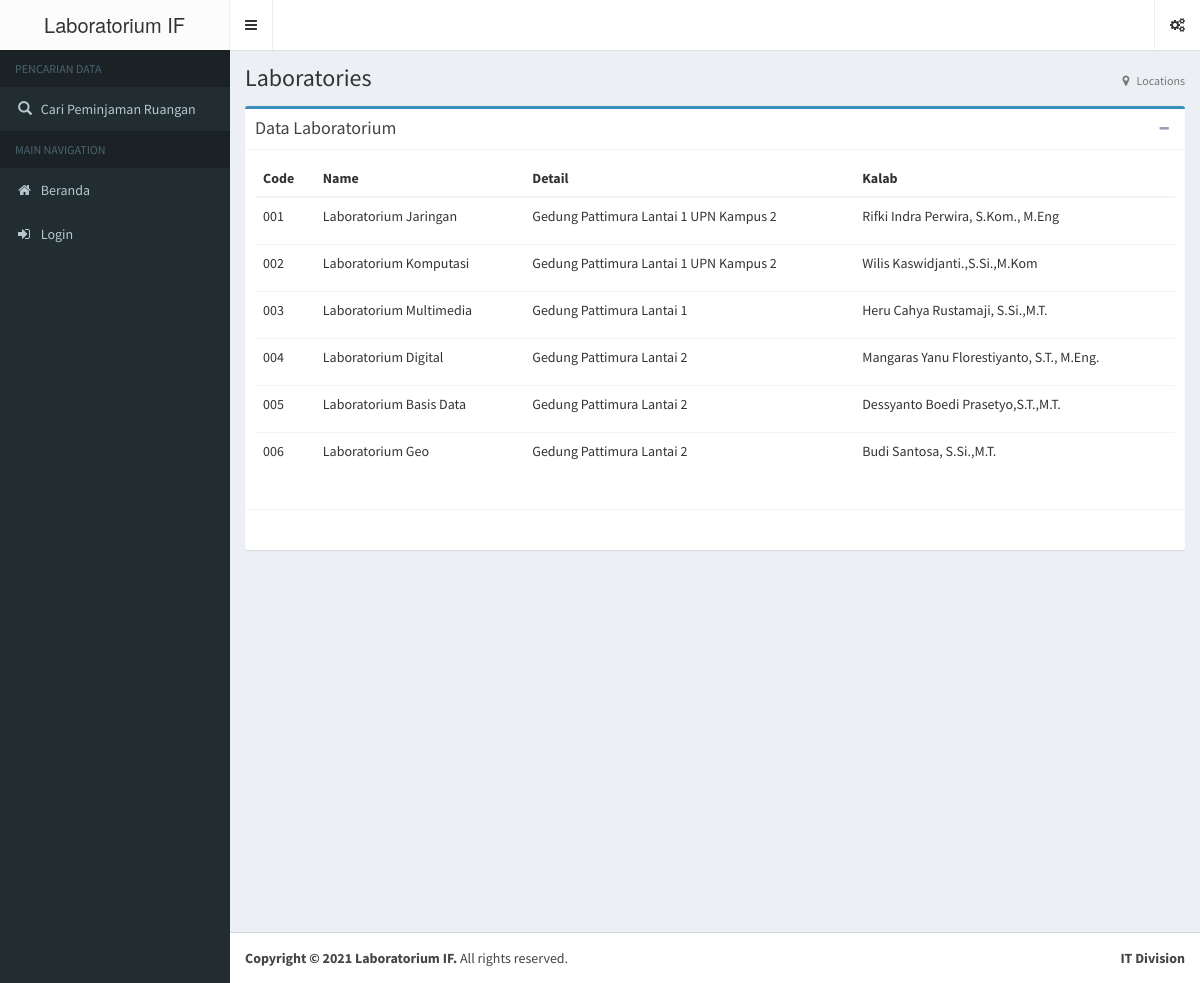
/locations, run on the app's committed database.
### tables this page shows
CREATE TABLE `inv_locations` (
  `id` int(12) UNSIGNED NOT NULL,
  `code` varchar(255) NOT NULL,
  `name` varchar(255) NOT NULL,
  `detail` text,
  `kalab` varchar(255) NOT NULL,
  `photo` text,
  `thumbnail` text,
  `deleted` tinyint(1) NOT NULL DEFAULT '0',
  `created_by` varchar(255) NOT NULL,
  `created_on` datetime NOT NULL,
  `updated_by` varchar(255) NOT NULL,
  `updated_on` datetime NOT NULL
);

### application/controllers/Locations.php (called while the page is built, shortened)
<?php
class Locations extends CI_Controller {
	public function __construct()
	{
		$this->load->model(
			array(
				'profile_model',
				'locations_model',
			)
		);
	}
	public function index($page="")
	{
		if (!$this->ion_auth->logged_in()){
			$this->data['data_list'] = $this->locations_model->get_locations();
			$config['base_url']         = base_url('locations/index');
			$config['use_page_numbers'] = TRUE;
			$config['total_rows']       = count($this->data['data_list']->result());
			$config['per_page']         = 15;
			$this->pagination->initialize($config);
			if ($page=="") { $page = 1; }
			$this->data['data_list'] = $this->locations_model->get_locations("",
				$config['per_page'],
				( $page - 1 ) * $config['per_page']
			);
			$this->data['pagination'] = $this->pagination->create_links();
			$this->data['message']   = (validation_errors()) ? validation_errors() :
			$this->session->flashdata('message');
			$this->load->view('partials/_alte_header', $this->data);
			$this->load->view('partials/_alte_menu');
			$this->load->view('inv_location/index2');
			$this->load->view('partials/_alte_footer');
			$this->load->view('inv_location/js');
			$this->load->view('js_script');
		}
	}
}

### index.php (called while the page is built, shortened)
<?php
require_once BASEPATH.'core/CodeIgniter.php';

### application/models/Locations_model.php (called while the page is built, shortened)
<?php
class Locations_model extends CI_Model
{
	function __construct()
	{
		$this->locations_table = 'inv_locations';
		$this->users_table     = 'users';
	}
	public function get_locations($id='',$limit='', $start='', $order_method='asc')
	{
		$this->db->select(
			$this->locations_table.".id, ".
			$this->locations_table.".code, ".
			$this->locations_table.".name, ".
			$this->locations_table.".detail, ".
			$this->locations_table.".kalab, ".
			$this->locations_table.".photo, ".
			$this->locations_table.".thumbnail, ".
			$this->users_table.".username, ".
			$this->users_table.".first_name, ".
			$this->users_table.".last_name"
		);
		$this->db->from($this->locations_table);
		$this->db->join(
			$this->users_table,
			$this->locations_table.'.created_by = '.$this->users_table.'.username',
			'left');
		$this->db->where($this->locations_table.'.deleted', '0');
		if ($limit!="") {
			$this->db->limit($limit, $start);
		}
		if ($order_method!="") {
			$this->db->order_by($this->locations_table.'.id', $order_method);
		}
		$datas = $this->db->get();
		return $datas;
	}
}

### application/views/inv_location/index2.php (the view, shortened to what this page needs)
<div class="content-wrapper">
	<section class="content-header">
		<h1>
			Laboratories
		</h1>
		<ol class="breadcrumb">
			<li class="active"><i class="fa fa-map-marker"></i> &nbsp; Locations</li>
		</ol>
	</section>
	<section class="content">
		<div class="box box-primary">
			<div class="box-header with-border">
				<h3 class="box-title">Data Laboratorium
				</h3>
				<div class="box-tools pull-right">
					<button class="btn btn-box-tool" data-widget="collapse" data-toggle="tooltip" title="Collapse"><i class="fa fa-minus"></i></button>
				</div>
			</div>
			<div class="box-body">
				<div class="table-responsive">
					<table class="table table-hover">
						<thead>
							<tr>
								<th>Code</th>
								<th>Name</th>
								<th>Detail</th>
								<th>Kalab</th>
							</tr>
						</thead>
						<tbody>
						<?php if (count($data_list->result())>0): ?>
							<?php foreach ($data_list->result() as $data): ?>
							<tr>
								<td><?php echo $data->code; ?></td>
								<td><?php echo $data->name; ?></td>
								<td><?php echo $data->detail; ?></td>
								<td><?php echo $data->kalab; ?></td>
							</tr>
							<?php endforeach ?>
						<?php else: ?>
							<tr>
								<td class="text-center" colspan="5">No Data Found!</td>
							</tr>
						<?php endif ?>
						</tbody>
					</table>
				</div>
			</div>
			<div class="box-footer text-center">
			</div>
		</div>
	</section>
</div>

### data on the page
inv_locations: code "001", name "Laboratorium Jaringan", detail "Gedung Pattimura Lantai 1 UPN Kampus 2", kalab "Rifki Indra Perwira, S.Kom., M.Eng"
inv_locations: code "002", name "Laboratorium Komputasi", detail "Gedung Pattimura Lantai 1 UPN Kampus 2", kalab "Wilis Kaswidjanti.,S.Si.,M.Kom"
inv_locations: code "003", name "Laboratorium Multimedia", detail "Gedung Pattimura Lantai 1", kalab "Heru Cahya Rustamaji, S.Si.,M.T."
inv_locations: code "004", name "Laboratorium Digital", detail "Gedung Pattimura Lantai 2", kalab "Mangaras Yanu Florestiyanto, S.T., M.Eng."
inv_locations: code "005", name "Laboratorium Basis Data", detail "Gedung Pattimura Lantai 2", kalab "Dessyanto Boedi Prasetyo,S.T.,M.T."
inv_locations: code "006", name "Laboratorium Geo", detail "Gedung Pattimura Lantai 2", kalab "Budi Santosa, S.Si.,M.T."
